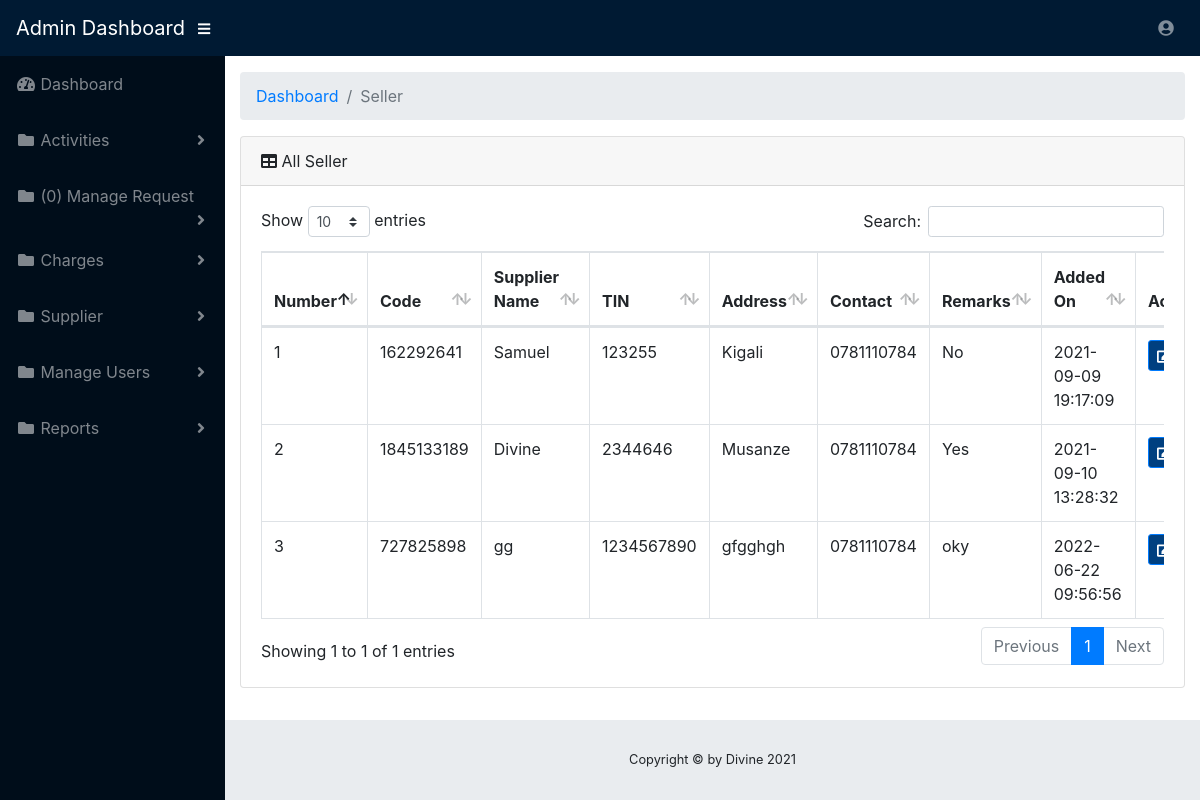
The app's page /bossdashboard/viewSeller.php (signed in) with its own data.
### tables this page shows
CREATE TABLE `seller` (
  `seller_id` int(11) NOT NULL,
  `sellercode` varchar(255) NOT NULL,
  `sellername` varchar(200) NOT NULL,
  `seller_tin` varchar(100) NOT NULL,
  `seller_address` varchar(200) NOT NULL,
  `seller_phone` varchar(20) NOT NULL,
  `seller_remarks` varchar(30) NOT NULL,
  `added_day` timestamp NOT NULL DEFAULT current_timestamp() ON UPDATE current_timestamp()
);

### bossdashboard/viewSeller.php (the view, shortened to what this page needs)
<?php
if($_SESSION['email']!=""){
?>
<!DOCTYPE html>
<html lang="en">
<head>
  <link href="../vendor/fontawesome-free/css/all.min.css" rel="stylesheet" type="text/css">
  <link href="../vendor/datatables/dataTables.bootstrap4.css" rel="stylesheet">
  <link href="../css/sb-admin.css" rel="stylesheet">
</head>
<body id="page-top">
  <nav class="navbar navbar-expand navbar-dark bg-dark static-top">
    <a class="navbar-brand mr-1" href="home.php">Admin Dashboard</a>
    <button class="btn btn-link btn-sm text-white order-1 order-sm-0" id="sidebarToggle" href="#">
      <i class="fas fa-bars"></i>
    </button>
    <ul class="navbar-nav ml-auto ml-md-0">
      <li class="nav-item dropdown no-arrow">
        <a class="nav-link dropdown-toggle" href="#" id="userDropdown" role="button" data-toggle="dropdown" aria-haspopup="true" aria-expanded="false">
          <i class="fas fa-user-circle fa-fw"></i>
        </a>
      </li>
    </ul>
  </nav>
  <div id="wrapper">
    <ul class="sidebar navbar-nav">
      <li class="nav-item">
        <a class="nav-link" href="home.php">
          <i class="fas fa-fw fa-tachometer-alt"></i>
          <span>Dashboard</span>
        </a>
       <li class="nav-item dropdown ">
        <a class="nav-link dropdown-toggle" href="#" id="pagesDropdown" role="button" data-toggle="dropdown" aria-haspopup="true" aria-expanded="false">
          <i class="fas fa-fw fa-folder"></i>
          <span>Activities</span>
        </a>
      </li>
         <li class="nav-item dropdown">
        <a class="nav-link dropdown-toggle" href="#" id="pagesDropdown" role="button" data-toggle="dropdown" aria-haspopup="true" aria-expanded="false">
          <i class="fas fa-fw fa-folder"></i>
             <?php
         $con=mysqli_connect("localhost", "root", "", "expense");
        $count_query = "SELECT * FROM expense WHERE donestatus  ='Accountent Accepted'  ";
        $query = mysqli_query($con, $count_query);
        $count = mysqli_num_rows($query);
                                           ?>
          <span>(<?php echo $count; ?>) Manage Request</span>
        </a>
      </li>
 <li class="nav-item dropdown">
        <a class="nav-link dropdown-toggle" href="#" id="pagesDropdown" role="button" data-toggle="dropdown" aria-haspopup="true" aria-expanded="false">
          <i class="fas fa-fw fa-folder"></i>
          <span>Charges</span>
        </a>
      </li>
          <li class="nav-item dropdown">
        <a class="nav-link dropdown-toggle" href="#" id="pagesDropdown" role="button" data-toggle="dropdown" aria-haspopup="true" aria-expanded="false">
          <i class="fas fa-fw fa-folder"></i>
          <span>Supplier</span>
        </a>
      </li>
        <li class="nav-item dropdown">
        <a class="nav-link dropdown-toggle" href="#" id="pagesDropdown" role="button" data-toggle="dropdown" aria-haspopup="true" aria-expanded="false">
          <i class="fas fa-fw fa-folder"></i>
          <span>Manage Users</span>
        </a>
      </li>
            <li class="nav-item dropdown">
        <a class="nav-link dropdown-toggle" href="#" id="pagesDropdown" role="button" data-toggle="dropdown" aria-haspopup="true" aria-expanded="false">
          <i class="fas fa-fw fa-folder"></i>
          <span>Reports</span>
        </a>
      </li>
    </ul>
    <div id="content-wrapper">
      <div class="container-fluid">
        <ol class="breadcrumb">
          <li class="breadcrumb-item">
            <a href="#">Dashboard</a>
          </li>
          <li class="breadcrumb-item active">Seller</li>
        </ol>
        <div class="card mb-3">
          <div class="card-header">
            <i class="fas fa-table"></i>
            All Seller
          </div>
          <div class="card-body">
            <div class="table-responsive">
              <table class="table table-bordered" id="dataTable" width="100%" cellspacing="0">
                <thead>
                  <tr>
              <th>Number</th>
              <th>Code</th>
              <th>Supplier Name</th>
              <th>TIN</th>
              <th>Address</th>
              <th>Contact</th>
               <th>Remarks</th>
                <th>Added On</th>
              <th width="15%" >Action</th>
                  </tr>
                </thead>
               <?php
                         $conn=mysqli_connect("localhost","root","", "expense") or die(mysql_error());
                         $no=0;
                         $query = $conn->query("SELECT * FROM `seller`") or die(mysqli_error());
                         while($fetch = $query->fetch_array()){
                            $no++;
                         ?>
                <tbody>
                  <tr>
                    <td><?php echo $no ;?></td>
                 <td><?php echo $fetch['sellercode']?></td>
                   <td><?php echo $fetch['sellername']?></td>
                     <td><?php echo $fetch['seller_tin']?></td>
                   <td><?php echo $fetch['seller_address']?></td>
                     <td><?php echo $fetch['seller_phone']?></td>
                        <td><?php echo $fetch['seller_remarks']?></td>
                           <td><?php echo $fetch['added_day']?></td>
                    <td>
                     <a title="Edit" href="editSeller.php?id=<?php echo $fetch['seller_id']?>"  class="btn btn-primary btn-sm  ">  <span class="fa fa-edit fw-fa"></span></a>
                    </td>
                  </tr>
          <?php
                    }
                    ?>
         </tbody>
              </table>
            </div>
          </div>
        </div>
      </div>
      <footer class="sticky-footer">
        <div class="container my-auto">
          <div class="copyright text-center my-auto">
             <span>Copyright © by Divine 2021</span>
          </div>
        </div>
      </footer>
    </div>
  </div>
</body>
</html>
<?php
}else{
header("location:../index.php");
}
?>

### records on screen
seller: sellercode "162292641", sellername "Samuel", seller_tin "123255", seller_address "Kigali", seller_phone "0781110784", seller_remarks "No", added_day "2021-09-09 19:17:09"
seller: sellercode "1845133189", sellername "Divine", seller_tin "2344646", seller_address "Musanze", seller_phone "0781110784", seller_remarks "Yes", added_day "2021-09-10 13:28:32"
seller: sellercode "727825898", sellername "gg", seller_tin "1234567890", seller_address "gfgghgh", seller_phone "0781110784", seller_remarks "oky", added_day "2022-06-22 09:56:56"

### other values on screen
$count "0"
